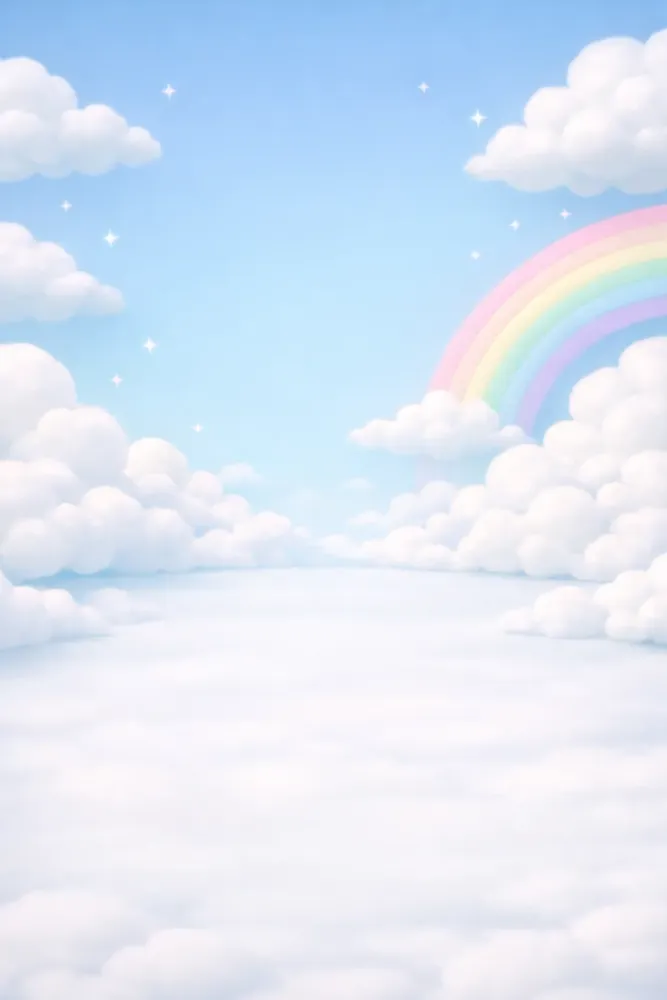
#> input picture assets/art/bg-cielo.webp, 667 x 1000 px, shrunk from 1024 x 1536 before the run
$ python clean_green.py ../assets/art/bg-cielo.webp
#> lines starting #> are read from the running program, lines starting #| are printed output that depends on the picture; after the words box and inside, x2 and y2 are one past the last pixel; in counts of white or black regions, pixels touching at a corner belong together
#!/usr/bin/env python3
"""Remove green-screen background + green fringe from a generated PNG, in place.

Some image generators export "transparent" PNGs that actually keep a green
(#00FF00-ish) color under the alpha, which shows as a green halo when the art
is scaled/overlaid. This strips it: strong green -> fully transparent, and any
lingering green spill on edges is de-spilled (green clamped to max(r,b)).

The Gugugaga art has no legitimately-green content (pastel dots on the hat are
yellow/blue/pink, not pure green), so this is safe for every asset.

Usage:
    python3 tools/clean_green.py assets/art/new-piece.png [more.png ...]
"""
import sys
import numpy as np
from PIL import Image


def clean(path):
#> called with path = '../assets/art/bg-cielo.webp'
    im = Image.open(path).convert("RGBA")
    a = np.array(im).astype(np.int16)
    r, g, b, al = a[..., 0], a[..., 1], a[..., 2], a[..., 3]
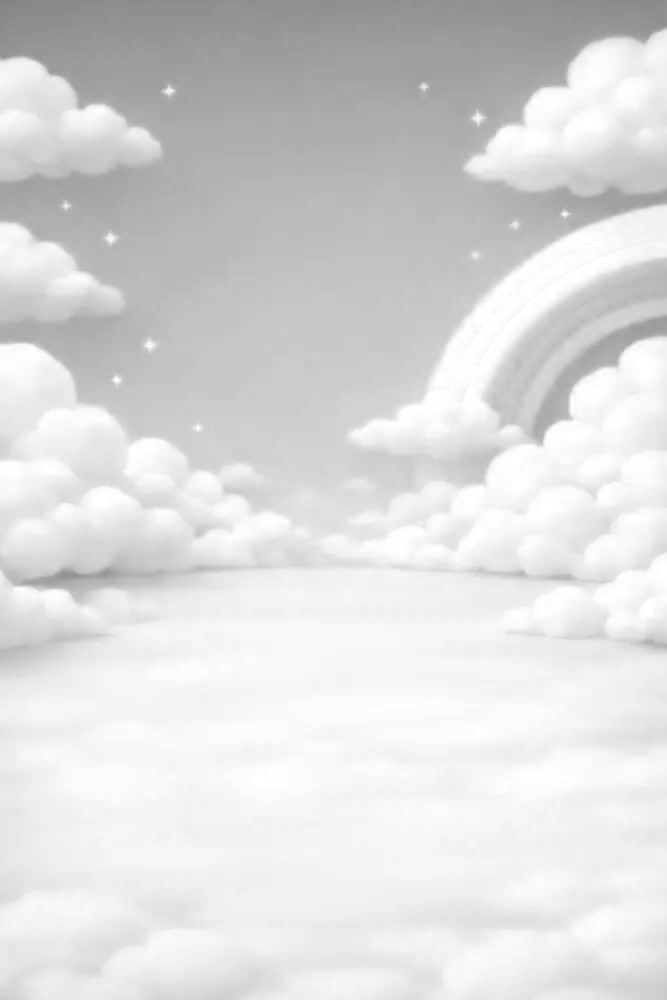
#> r: shape (1000, 667) int16; min 131, max 255, mean 218.6
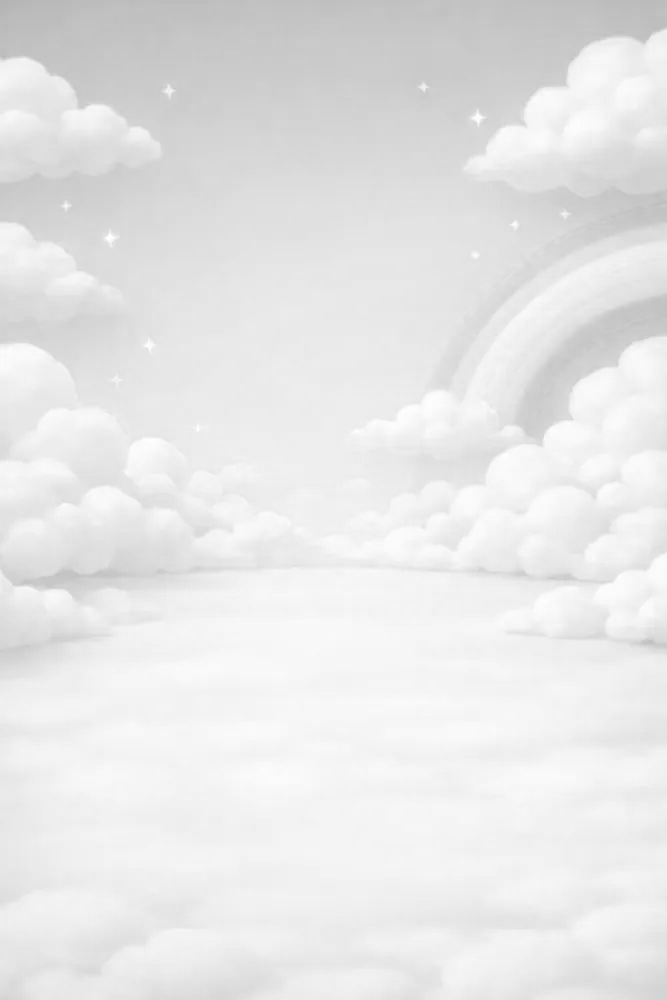
#> g: shape (1000, 667) int16; min 180, max 255, mean 230.8
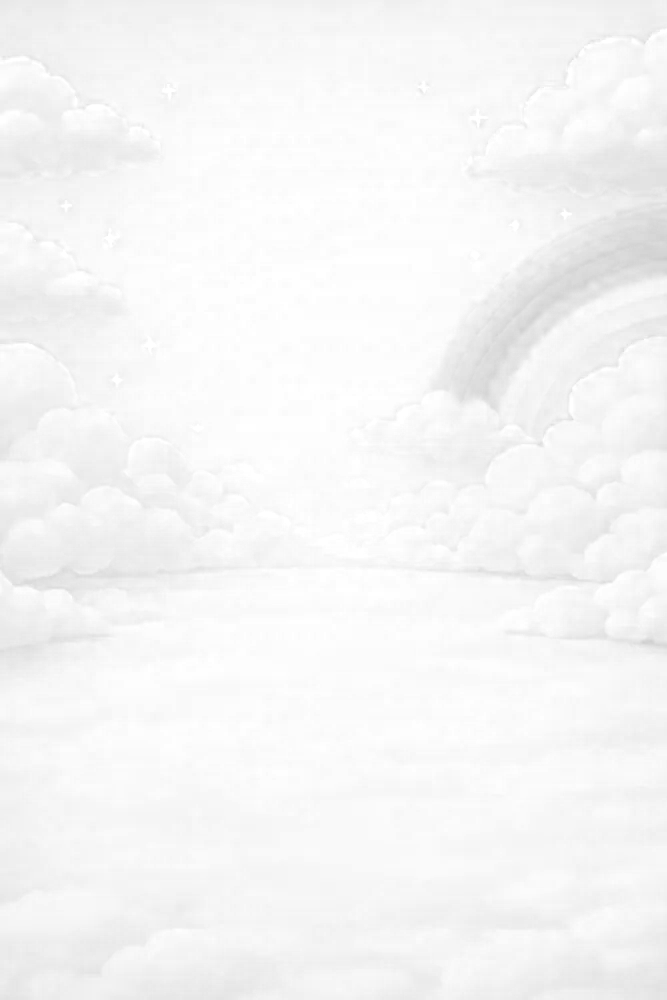
#> b: shape (1000, 667) int16; min 203, max 255, mean 246
#> al: shape (1000, 667) int16; every value is 255
    green = (g > 100) & (g > r * 1.4) & (g > b * 1.4)
#> green: shape (1000, 667) bool; every value is 0
    al[green] = 0
    mx = np.maximum(r, b)
    spill = g > mx
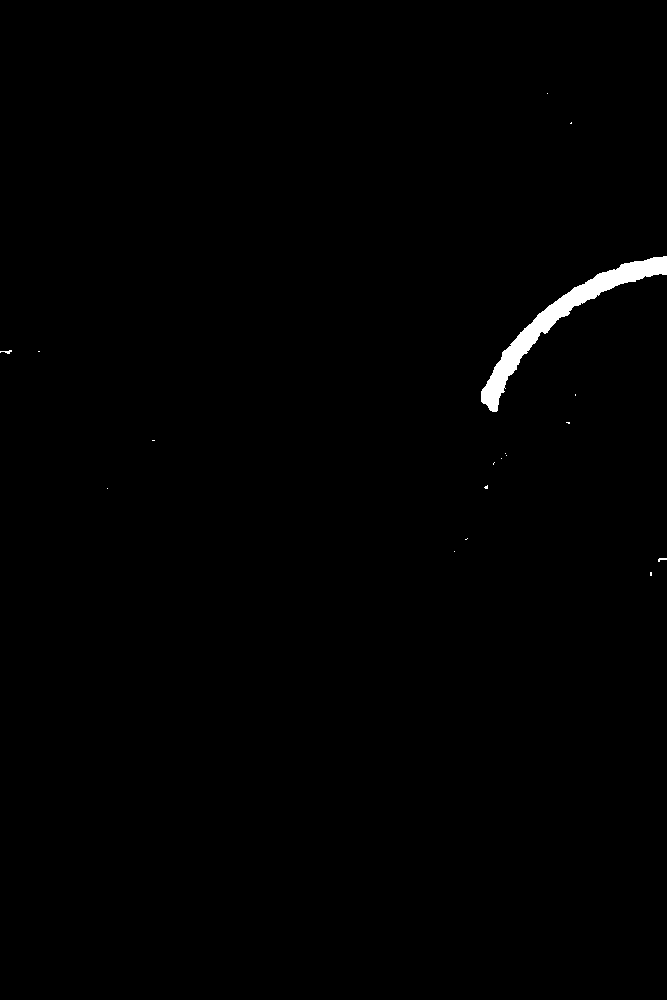
#> spill: shape (1000, 667) bool; 0.66% white; 18 white regions (15 under 20 px), largest, box (x1, y1, x2, y2) and area: (481, 256, 667, 412) 4277, (0, 350, 12, 354) 24, (658, 558, 667, 562) 21
    g[spill] = mx[spill]
#> g: shape (1000, 667) int16; 0.66% of pixels changed, all inside (x1, y1, x2, y2) = (0, 93, 667, 576)
    trans = al == 0
    r[trans] = 0; g[trans] = 0; b[trans] = 0
    a[..., 0], a[..., 1], a[..., 2], a[..., 3] = r, g, b, al
#> a: shape (1000, 667, 4) int16; mean R, G, B, A 218.6, 230.7, 246, 255
    Image.fromarray(a.astype(np.uint8), "RGBA").save(path)
    print("cleaned", path)


if __name__ == "__main__":
    if len(sys.argv) < 2:
        sys.exit("usage: python3 tools/clean_green.py <file.png> [...]")
    for p in sys.argv[1:]:
        clean(p)

$ run again, on assets/art/bg-playa.webp
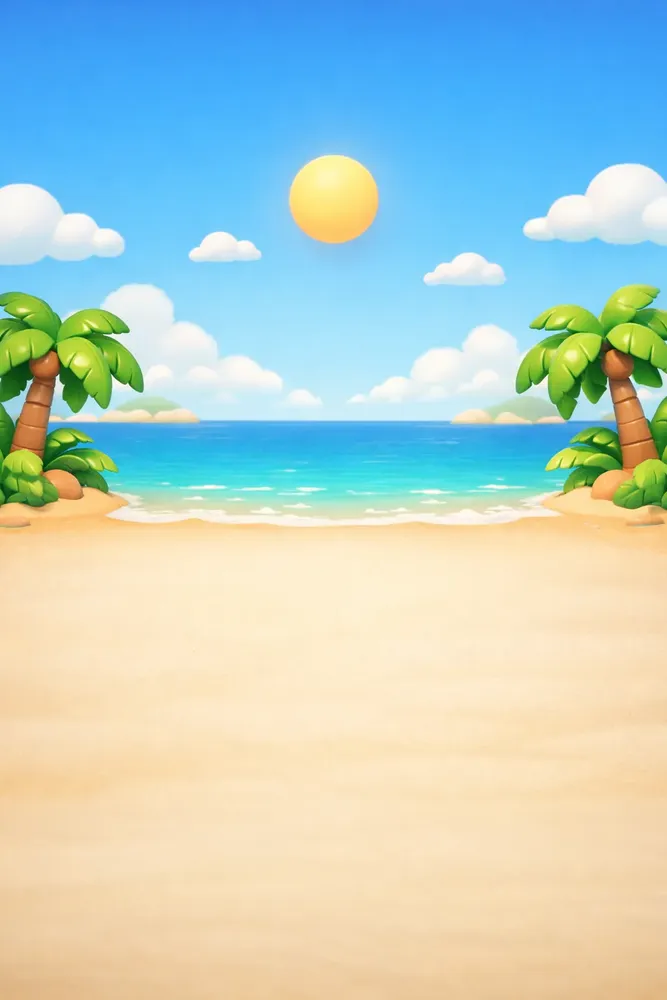
#> input picture assets/art/bg-playa.webp, 667 x 1000 px, shrunk from 1024 x 1536 before the run
#> in clean, `green = (g > 100) & (g > r * 1.4) & (g > b * 1.4)`:
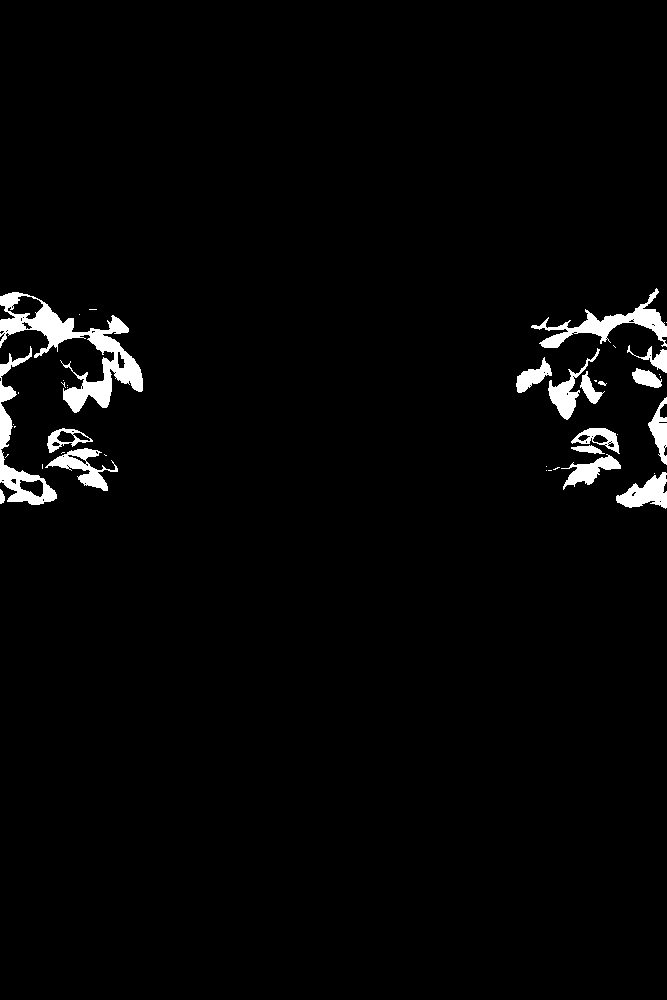
#> green: shape (1000, 667) bool; 2.4% white; 41 white regions (24 under 20 px), largest, box (x1, y1, x2, y2) and area: (0, 292, 143, 413) 4828, (531, 288, 667, 348) 2058, (0, 346, 57, 505) 2014
#> spill: shape (1000, 667) bool; 8.3% white; 190 white regions (137 under 20 px), largest, box (x1, y1, x2, y2) and area: (0, 291, 623, 518) 33247, (462, 283, 667, 424) 13994, (613, 395, 667, 510) 2792
#> in clean, `a[..., 0], a[..., 1], a[..., 2], a[..., 3] = r, g, b, al`:
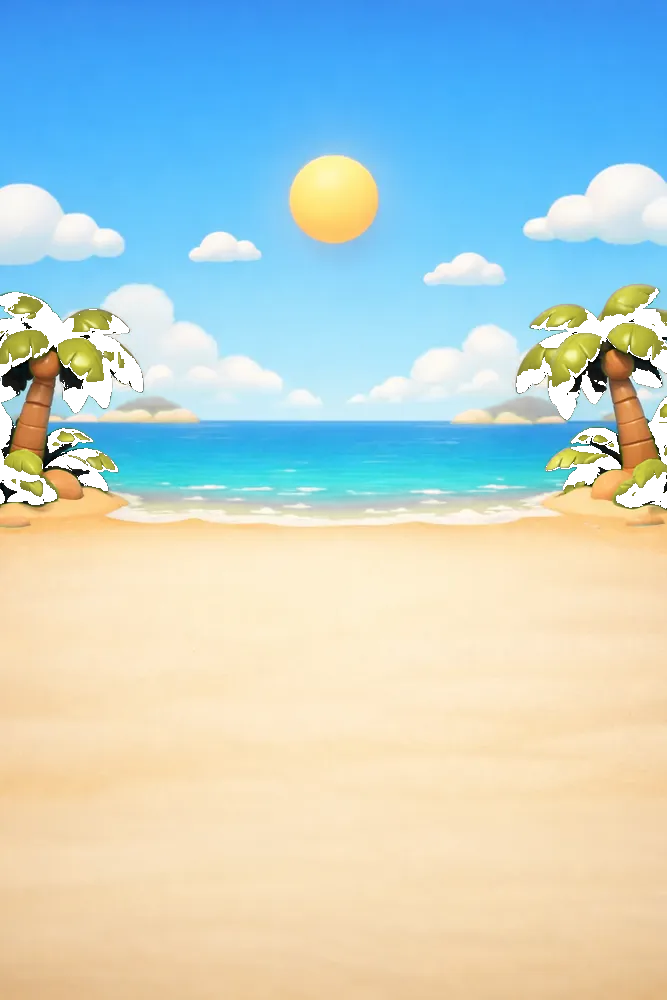
#> a: shape (1000, 667, 4) int16; mean R, G, B, A 182.1, 202.9, 199.6, 248.8; transparent parts drawn white
